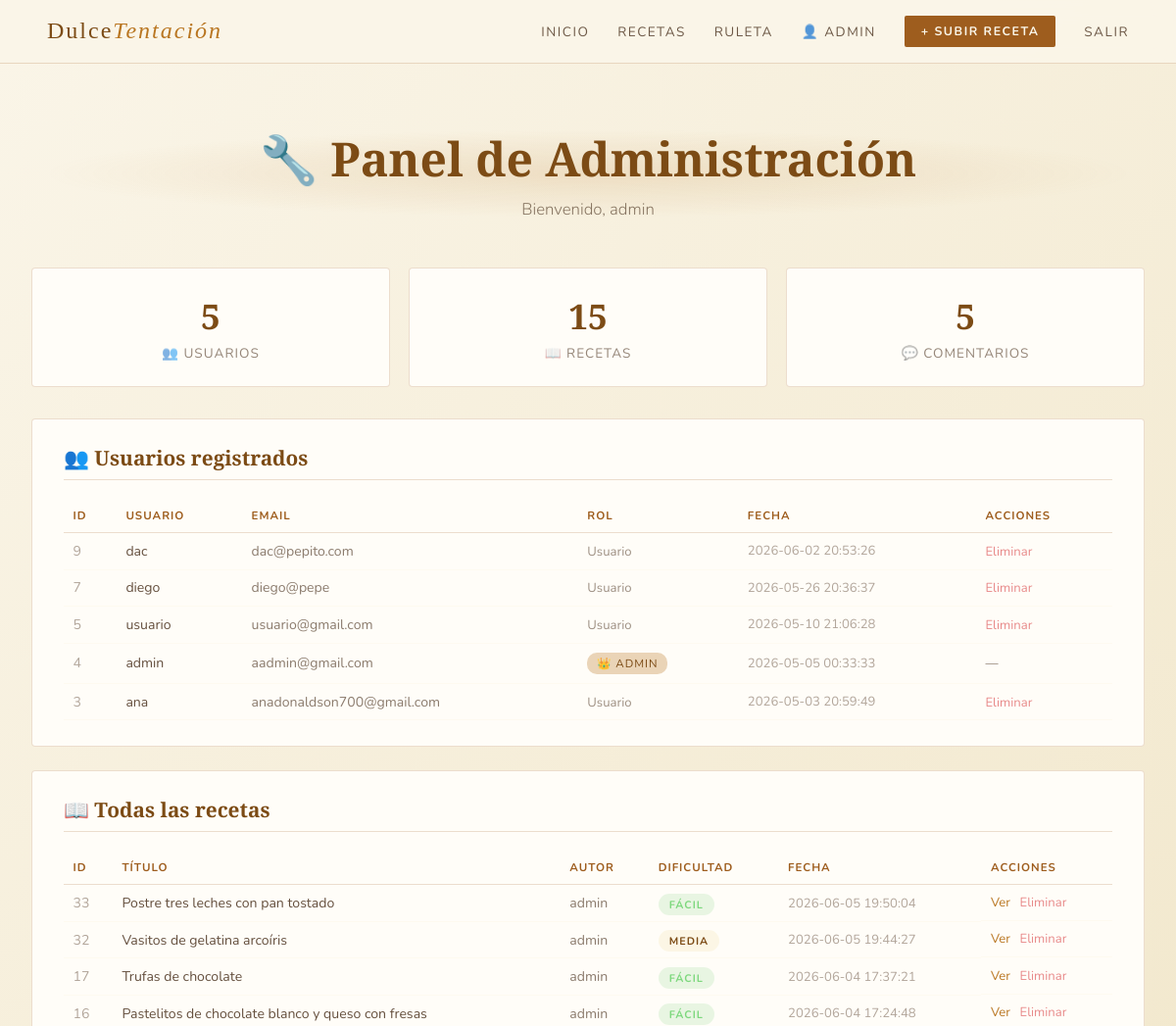
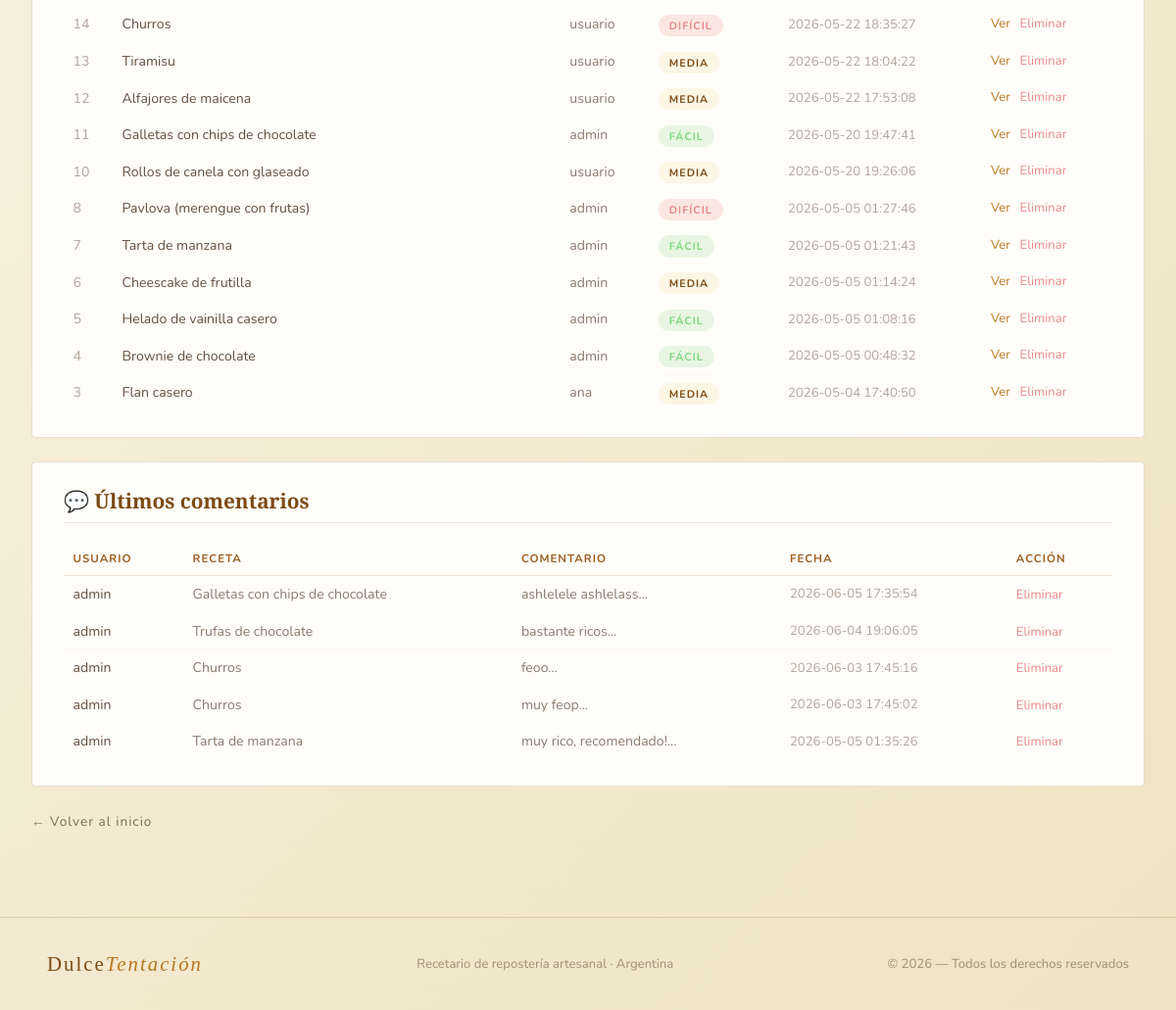
Page /proyecto_postres/admin.php (signed in) on the earlier database version (2 pictures, top to bottom).
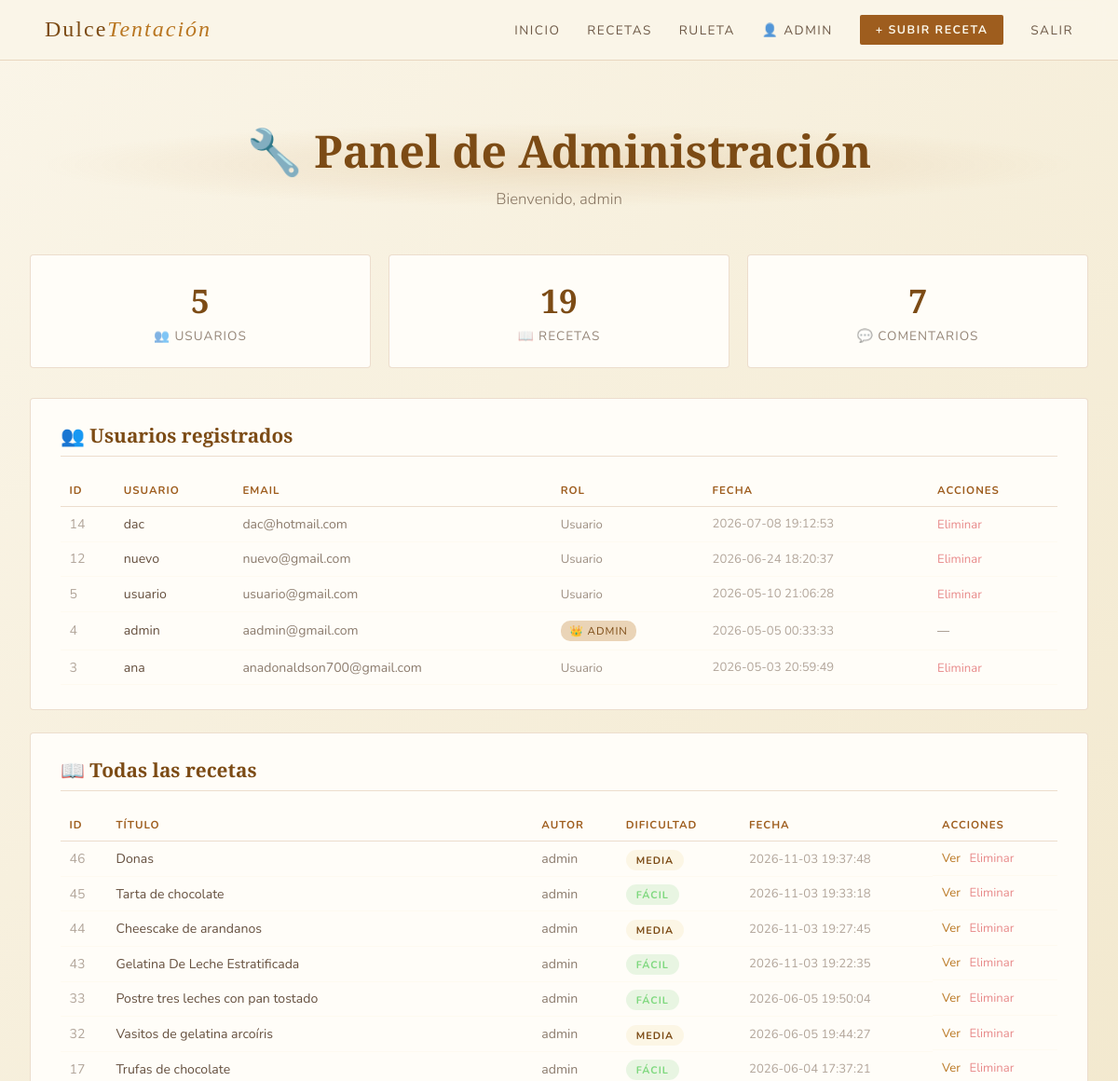
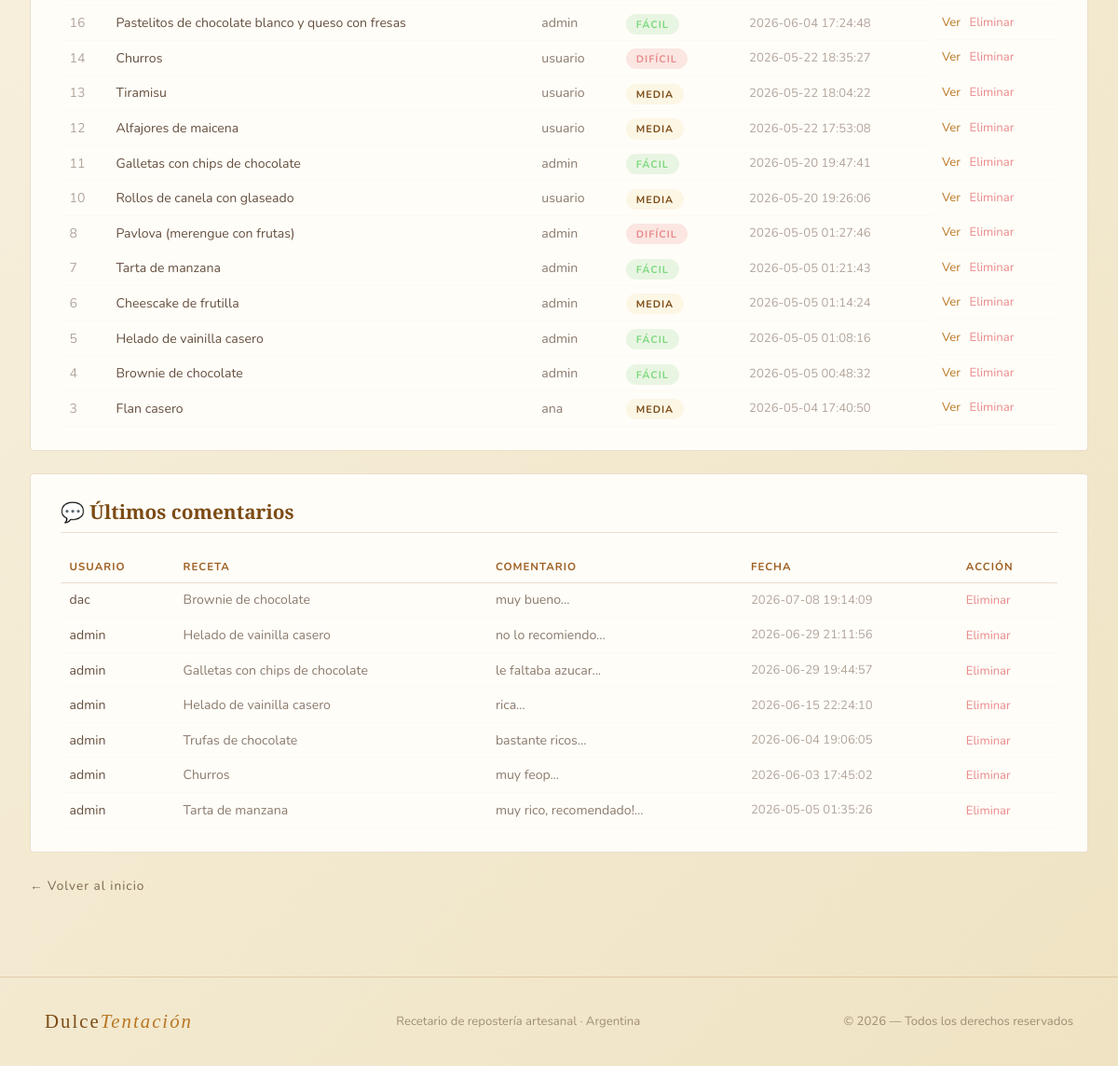
Same page on the later database version (2 pictures, top to bottom).
### tables this page shows
CREATE TABLE `usuarios` (
  `id` int(11) NOT NULL,
  `nombre_usuario` varchar(50) NOT NULL,
  `email` varchar(100) NOT NULL,
  `contraseña` varchar(255) NOT NULL,
  `fecha_registro` timestamp NOT NULL DEFAULT current_timestamp(),
  `rol` enum('usuario','admin') DEFAULT 'usuario'
);

CREATE TABLE `recetas` (
  `id` int(11) NOT NULL,
  `titulo` varchar(100) NOT NULL,
  `descripcion` text DEFAULT NULL,
  `ingredientes` text NOT NULL,
  `instrucciones` text NOT NULL,
  `tiempo_preparacion` int(11) DEFAULT NULL,
  `dificultad` enum('Fácil','Media','Difícil') NOT NULL DEFAULT 'Fácil',
  `imagen_url` varchar(255) DEFAULT NULL,
  `categoria_id` int(11) DEFAULT NULL,
  `usuario_id` int(11) DEFAULT NULL,
  `fecha_creacion` timestamp NOT NULL DEFAULT current_timestamp(),
  `votos_total` int(11) DEFAULT 0,
  `votos_count` int(11) DEFAULT 0
);

CREATE TABLE `comentarios` (
  `id` int(11) NOT NULL,
  `contenido` text NOT NULL,
  `fecha` timestamp NOT NULL DEFAULT current_timestamp(),
  `usuario_id` int(11) DEFAULT NULL,
  `receta_id` int(11) DEFAULT NULL
);

### proyecto_postres/admin.php (the view, shortened to what the changed rows need)
<?php
require_once 'conexion.php';
$total_recetas    = $conn->query("SELECT COUNT(*) as total FROM recetas")->fetch_assoc()['total'];
$total_comentarios = $conn->query("SELECT COUNT(*) as total FROM comentarios")->fetch_assoc()['total'];
$usuarios    = $conn->query("SELECT * FROM usuarios ORDER BY fecha_registro DESC");
$recetas     = $conn->query("SELECT r.*, u.nombre_usuario FROM recetas r JOIN usuarios u ON r.usuario_id = u.id ORDER BY r.fecha_creacion DESC");
$comentarios = $conn->query("SELECT c.*, u.nombre_usuario, r.titulo as receta_titulo
                             FROM comentarios c
                             JOIN usuarios u ON c.usuario_id = u.id
                             JOIN recetas r ON c.receta_id = r.id
                             ORDER BY c.fecha DESC LIMIT 20");
?>
<!DOCTYPE html>
<html lang="es">
<head>
  <link rel="stylesheet" href="style.css">
</head>
<body>
<div class="admin-container">
  <div class="page-hero" style="padding-left:0;padding-right:0;margin-bottom:2rem;">
    <h1>🔧 Panel de Administración</h1>
  </div>
  <div class="admin-stats">
    <div class="stat-card">
      <h3><?php echo $total_recetas; ?></h3>
      <p>📖 Recetas</p>
    </div>
    <div class="stat-card">
      <h3><?php echo $total_comentarios; ?></h3>
      <p>💬 Comentarios</p>
    </div>
  </div>
  <div class="admin-section">
    <h2>👥 Usuarios registrados</h2>
    <div style="overflow-x:auto;">
      <table class="admin-table">
        <thead>
          <tr>
            <th>ID</th>
            <th>Usuario</th>
            <th>Email</th>
            <th>Rol</th>
            <th>Fecha</th>
            <th>Acciones</th>
          </tr>
        </thead>
        <tbody>
          <?php while($u = $usuarios->fetch_assoc()): ?>
          <tr>
            <td style="color:rgba(245,237,214,.4);"><?php echo $u['id']; ?></td>
            <td><?php echo htmlspecialchars($u['nombre_usuario']); ?></td>
            <td style="color:rgba(245,237,214,.6);"><?php echo htmlspecialchars($u['email']); ?></td>
            <td>
              <?php if($u['rol'] == 'admin'): ?>
                <span class="admin-badge">👑 Admin</span>
              <?php else: ?>
                <span style="color:rgba(245,237,214,.5);font-size:.82rem;">Usuario</span>
              <?php endif; ?>
            </td>
            <td style="color:rgba(245,237,214,.4);font-size:.82rem;"><?php echo $u['fecha_registro']; ?></td>
            <td>
              <?php if($u['rol'] != 'admin'): ?>
                <a href="?eliminar_usuario=<?php echo $u['id']; ?>"
                   class="link-danger"
                   onclick="return confirm('¿Eliminar este usuario?')">Eliminar</a>
              <?php else: ?>
                <span style="color:rgba(245,237,214,.2);font-size:.82rem;">—</span>
              <?php endif; ?>
            </td>
          </tr>
          <?php endwhile; ?>
        </tbody>
      </table>
    </div>
  </div>
  <div class="admin-section">
    <h2>📖 Todas las recetas</h2>
    <div style="overflow-x:auto;">
      <table class="admin-table">
        <thead>
          <tr>
            <th>ID</th>
            <th>Título</th>
            <th>Autor</th>
            <th>Dificultad</th>
            <th>Fecha</th>
            <th>Acciones</th>
          </tr>
        </thead>
        <tbody>
          <?php while($r = $recetas->fetch_assoc()): ?>
          <tr>
            <td style="color:rgba(245,237,214,.4);"><?php echo $r['id']; ?></td>
            <td><?php echo htmlspecialchars($r['titulo']); ?></td>
            <td style="color:rgba(245,237,214,.6);"><?php echo htmlspecialchars($r['nombre_usuario']); ?></td>
            <td>
              <?php
              $dif_map = ['Fácil' => 'simple', 'fácil' => 'simple', 'Media' => 'moderada', 'media' => 'moderada', 'Difícil' => 'complicada', 'difícil' => 'complicada'];
              $dc = $dif_map[$r['dificultad']] ?? 'simple';
              echo '<span class="dif ' . $dc . '">' . htmlspecialchars($r['dificultad']) . '</span>';
              ?>
            </td>
            <td style="color:rgba(245,237,214,.4);font-size:.82rem;"><?php echo $r['fecha_creacion']; ?></td>
            <td style="display:flex;gap:.6rem;flex-wrap:wrap;">
              <a href="receta_detalle.php?id=<?php echo $r['id']; ?>" class="link-ok">Ver</a>
              <a href="?eliminar_receta=<?php echo $r['id']; ?>"
                 class="link-danger"
                 onclick="return confirm('¿Eliminar esta receta?')">Eliminar</a>
            </td>
          </tr>
          <?php endwhile; ?>
        </tbody>
      </table>
    </div>
  </div>
  <div class="admin-section">
    <h2>💬 Últimos comentarios</h2>
    <?php if($comentarios->num_rows > 0): ?>
      <div style="overflow-x:auto;">
        <table class="admin-table">
          <thead>
            <tr>
              <th>Usuario</th>
              <th>Receta</th>
              <th>Comentario</th>
              <th>Fecha</th>
              <th>Acción</th>
            </tr>
          </thead>
          <tbody>
            <?php while($c = $comentarios->fetch_assoc()): ?>
            <tr>
              <td><?php echo htmlspecialchars($c['nombre_usuario']); ?></td>
              <td style="color:rgba(245,237,214,.6);"><?php echo htmlspecialchars($c['receta_titulo']); ?></td>
              <td style="color:rgba(245,237,214,.7);"><?php echo substr(htmlspecialchars($c['contenido']), 0, 60); ?>...</td>
              <td style="color:rgba(245,237,214,.4);font-size:.82rem;"><?php echo $c['fecha']; ?></td>
              <td>
                <a href="?eliminar_comentario=<?php echo $c['id']; ?>"
                   class="link-danger"
                   onclick="return confirm('¿Eliminar este comentario?')">Eliminar</a>
              </td>
            </tr>
            <?php endwhile; ?>
          </tbody>
        </table>
      </div>
    <?php else: ?>
      <p style="color:rgba(245,237,214,.4);">No hay comentarios aún.</p>
    <?php endif; ?>
  </div>
</div>
</body>
</html>

Differences in the rows shown:
removed usuarios: id "9", nombre_usuario "dac", email "dac@pepito.com", rol "Usuario", fecha_registro "2026-06-02 20:53:26"
removed usuarios: id "7", nombre_usuario "diego", email "diego@pepe", rol "Usuario", fecha_registro "2026-05-26 20:36:37"
removed comentarios: usuario.nombre_usuario "admin", receta.titulo "Galletas con chips de chocolate", contenido "ashlelele ashlelass", fecha "2026-06-05 17:35:54"
removed comentarios: usuario.nombre_usuario "admin", receta.titulo "Churros", contenido "feoo", fecha "2026-06-03 17:45:16"
added usuarios: id "14", nombre_usuario "dac", email "dac@hotmail.com", rol "Usuario", fecha_registro "2026-07-08 19:12:53"
added usuarios: id "12", nombre_usuario "nuevo", email "nuevo@gmail.com", rol "Usuario", fecha_registro "2026-06-24 18:20:37"
added recetas: id "46", titulo "Donas", usuario.nombre_usuario "admin", dificultad "MEDIA", fecha_creacion "2026-11-03 19:37:48"
added recetas: id "45", titulo "Tarta de chocolate", usuario.nombre_usuario "admin", dificultad "FÁCIL", fecha_creacion "2026-11-03 19:33:18"
added recetas: id "44", titulo "Cheescake de arandanos", usuario.nombre_usuario "admin", dificultad "MEDIA", fecha_creacion "2026-11-03 19:27:45"
added recetas: id "43", titulo "Gelatina De Leche Estratificada", usuario.nombre_usuario "admin", dificultad "FÁCIL", fecha_creacion "2026-11-03 19:22:35"
added comentarios: usuario.nombre_usuario "dac", receta.titulo "Brownie de chocolate", contenido "muy bueno", fecha "2026-07-08 19:14:09"
added comentarios: usuario.nombre_usuario "admin", receta.titulo "Helado de vainilla casero", contenido "no lo recomiendo", fecha "2026-06-29 21:11:56"
added comentarios: usuario.nombre_usuario "admin", receta.titulo "Galletas con chips de chocolate", contenido "le faltaba azucar", fecha "2026-06-29 19:44:57"
added comentarios: usuario.nombre_usuario "admin", receta.titulo "Helado de vainilla casero", contenido "rica", fecha "2026-06-15 22:24:10"
Other differences:
$total_recetas: "15" → "19"
$total_comentarios: "5" → "7"
